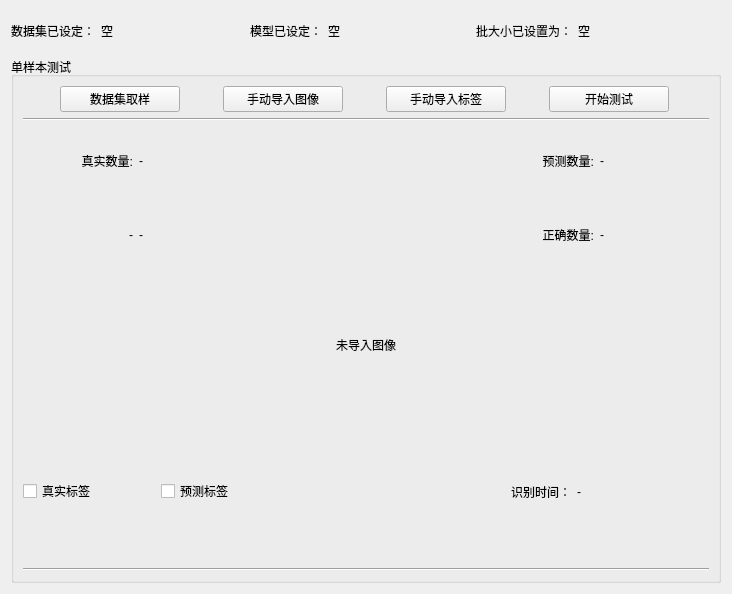
          <widget class="QWidget" name="scrollAreaWidgetContents_3">
           <property name="geometry">
            <rect>
             <x>0</x>
             <y>0</y>
             <width>732</width>
             <height>594</height>
            </rect>
           </property>
           <layout class="QVBoxLayout" name="verticalLayout_8">
            <item>
             <layout class="QHBoxLayout" name="horizontalLayout_4">
              <item>
               <widget class="QLabel" name="label_mE_12">
                <property name="sizePolicy">
                 <sizepolicy hsizetype="Fixed" vsizetype="Fixed">
                  <horstretch>0</horstretch>
                  <verstretch>0</verstretch>
                 </sizepolicy>
                </property>
                <property name="maximumSize">
                 <size>
                  <width>16777215</width>
                  <height>40</height>
                 </size>
                </property>
                <property name="text">
                 <string>数据集已设定：</string>
                </property>
               </widget>
              </item>
              <item>
               <widget class="QLabel" name="label_mE_dataset">
                <property name="maximumSize">
                 <size>
                  <width>16777215</width>
                  <height>40</height>
                 </size>
                </property>
                <property name="text">
                 <string>空</string>
                </property>
               </widget>
              </item>
              <item>
               <widget class="QLabel" name="label_9">
                <property name="sizePolicy">
                 <sizepolicy hsizetype="Fixed" vsizetype="Preferred">
                  <horstretch>0</horstretch>
                  <verstretch>0</verstretch>
                 </sizepolicy>
                </property>
                <property name="maximumSize">
                 <size>
                  <width>16777215</width>
                  <height>40</height>
                 </size>
                </property>
                <property name="text">
                 <string>模型已设定：</string>
                </property>
               </widget>
              </item>
              <item>
               <widget class="QLabel" name="label_mE_model">
                <property name="maximumSize">
                 <size>
                  <width>16777215</width>
                  <height>40</height>
                 </size>
                </property>
                <property name="text">
                 <string>空</string>
                </property>
               </widget>
              </item>
              <item>
               <widget class="QLabel" name="label_7">
                <property name="sizePolicy">
                 <sizepolicy hsizetype="Fixed" vsizetype="Preferred">
                  <horstretch>0</horstretch>
                  <verstretch>0</verstretch>
                 </sizepolicy>
                </property>
                <property name="maximumSize">
                 <size>
                  <width>16777215</width>
                  <height>40</height>
                 </size>
                </property>
                <property name="text">
                 <string>批大小已设置为：</string>
                </property>
               </widget>
              </item>
              <item>
               <widget class="QLabel" name="label_mE_batch">
                <property name="maximumSize">
                 <size>
                  <width>16777215</width>
                  <height>40</height>
                 </size>
                </property>
                <property name="text">
                 <string>空</string>
                </property>
               </widget>
              </item>
             </layout>
            </item>
            <item>
             <widget class="QGroupBox" name="groupBox_11">
              <property name="title">
               <string>单样本测试</string>
              </property>
              <layout class="QVBoxLayout" name="verticalLayout_44">
               <item>
                <layout class="QHBoxLayout" name="horizontalLayout_66">
                 <item>
                  <widget class="QPushButton" name="pushButton_mE_random">
                   <property name="sizePolicy">
                    <sizepolicy hsizetype="Fixed" vsizetype="Fixed">
                     <horstretch>0</horstretch>
                     <verstretch>0</verstretch>
                    </sizepolicy>
                   </property>
                   <property name="minimumSize">
                    <size>
                     <width>120</width>
                     <height>0</height>
                    </size>
                   </property>
                   <property name="text">
                    <string>数据集取样</string>
                   </property>
                  </widget>
                 </item>
                 <item>
                  <widget class="QPushButton" name="pushButto_mE_importImg">
                   <property name="sizePolicy">
                    <sizepolicy hsizetype="Fixed" vsizetype="Fixed">
                     <horstretch>0</horstretch>
                     <verstretch>0</verstretch>
                    </sizepolicy>
                   </property>
                   <property name="minimumSize">
                    <size>
                     <width>120</width>
                     <height>0</height>
                    </size>
                   </property>
                   <property name="text">
                    <string>手动导入图像</string>
                   </property>
                  </widget>
                 </item>
                 <item>
                  <widget class="QPushButton" name="pushButto_mE_importLabel">
                   <property name="sizePolicy">
                    <sizepolicy hsizetype="Fixed" vsizetype="Fixed">
                     <horstretch>0</horstretch>
                     <verstretch>0</verstretch>
                    </sizepolicy>
                   </property>
                   <property name="minimumSize">
                    <size>
                     <width>120</width>
                     <height>0</height>
                    </size>
                   </property>
                   <property name="text">
                    <string>手动导入标签</string>
                   </property>
                  </widget>
                 </item>
                 <item>
                  <widget class="QPushButton" name="pushButton_mE_testOneSample">
                   <property name="sizePolicy">
                    <sizepolicy hsizetype="Fixed" vsizetype="Fixed">
                     <horstretch>0</horstretch>
                     <verstretch>0</verstretch>
                    </sizepolicy>
                   </property>
                   <property name="minimumSize">
                    <size>
                     <width>120</width>
                     <height>0</height>
                    </size>
                   </property>
                   <property name="text">
                    <string>开始测试</string>
                   </property>
                  </widget>
                 </item>
                </layout>
               </item>
               <item>
                <widget class="Line" name="line_14">
                 <property name="orientation">
                  <enum>Qt::Horizontal</enum>
                 </property>
                </widget>
               </item>
               <item>
                <layout class="QVBoxLayout" name="verticalLayout_25">
                 <item>
                  <layout class="QHBoxLayout" name="horizontalLayout_3">
                   <item>
                    <layout class="QVBoxLayout" name="verticalLayout_15">
                     <item>
                      <layout class="QHBoxLayout" name="horizontalLayout_7">
                       <item>
                        <widget class="QLabel" name="label_5">
                         <property name="text">
                          <string>真实数量:</string>
                         </property>
                         <property name="alignment">
                          <set>Qt::AlignRight|Qt::AlignTrailing|Qt::AlignVCenter</set>
                         </property>
                        </widget>
                       </item>
                       <item>
                        <widget class="QLabel" name="label_4">
                         <property name="text">
                          <string>-</string>
                         </property>
                        </widget>
                       </item>
                      </layout>
                     </item>
                     <item>
                      <layout class="QHBoxLayout" name="horizontalLayout_17">
                       <item>
                        <widget class="QLabel" name="label_15">
                         <property name="text">
                          <string>-</string>
                         </property>
                         <property name="alignment">
                          <set>Qt::AlignRight|Qt::AlignTrailing|Qt::AlignVCenter</set>
                         </property>
                        </widget>
                       </item>
                       <item>
                        <widget class="QLabel" name="label_10">
                         <property name="text">
                          <string>-</string>
                         </property>
                        </widget>
                       </item>
                      </layout>
                     </item>
                    </layout>
                   </item>
                   <item>
                    <widget class="QLabel" name="label_mE_img">
                     <property name="text">
                      <string/>
                     </property>
                     <property name="alignment">
                      <set>Qt::AlignCenter</set>
                     </property>
                    </widget>
                   </item>
                   <item>
                    <layout class="QVBoxLayout" name="verticalLayout_26">
                     <item>
                      <layout class="QHBoxLayout" name="horizontalLayout_20">
                       <item>
                        <widget class="QLabel" name="label_14">
                         <property name="text">
                          <string>预测数量:</string>
                         </property>
                         <property name="alignment">
                          <set>Qt::AlignRight|Qt::AlignTrailing|Qt::AlignVCenter</set>
                         </property>
                        </widget>
                       </item>
                       <item>
                        <widget class="QLabel" name="label_16">
                         <property name="text">
                          <string>-</string>
                         </property>
                        </widget>
                       </item>
                      </layout>
                     </item>
                     <item>
                      <layout class="QHBoxLayout" name="horizontalLayout_23">
                       <item>
                        <widget class="QLabel" name="label_19">
                         <property name="text">
                          <string>正确数量:</string>
                         </property>
                         <property name="alignment">
                          <set>Qt::AlignRight|Qt::AlignTrailing|Qt::AlignVCenter</set>
                         </property>
                        </widget>
                       </item>
                       <item>
                        <widget class="QLabel" name="label_25">
                         <property name="text">
                          <string>-</string>
                         </property>
                        </widget>
                       </item>
                      </layout>
                     </item>
                    </layout>
                   </item>
                  </layout>
                 </item>
                 <item>
                  <widget class="QLabel" name="label_mE_imgName">
                   <property name="text">
                    <string>未导入图像</string>
                   </property>
                   <property name="alignment">
                    <set>Qt::AlignCenter</set>
                   </property>
                  </widget>
                 </item>
                 <item>
                  <layout class="QHBoxLayout" name="horizontalLayout_16">
                   <item>
                    <widget class="QCheckBox" name="checkBox_mE_showGT">
                     <property name="layoutDirection">
                      <enum>Qt::LeftToRight</enum>
                     </property>
                     <property name="text">
                      <string>真实标签</string>
                     </property>
                    </widget>
                   </item>
                   <item>
                    <widget class="QCheckBox" name="checkBox_mE_showPred">
                     <property name="layoutDirection">
                      <enum>Qt::LeftToRight</enum>
                     </property>
                     <property name="text">
                      <string>预测标签</string>
                     </property>
                    </widget>
                   </item>
                   <item>
                    <widget class="QLabel" name="label_2">
                     <property name="text">
                      <string/>
                     </property>
                    </widget>
                   </item>
                   <item>
                    <widget class="QLabel" name="label_6">
                     <property name="text">
                      <string>识别时间：</string>
                     </property>
                     <property name="alignment">
                      <set>Qt::AlignRight|Qt::AlignTrailing|Qt::AlignVCenter</set>
                     </property>
                    </widget>
                   </item>
                   <item>
                    <widget class="QLabel" name="label_predTime">
                     <property name="text">
                      <string>-</string>
                     </property>
                     <property name="alignment">
                      <set>Qt::AlignLeading|Qt::AlignLeft|Qt::AlignVCenter</set>
                     </property>
                    </widget>
                   </item>
                  </layout>
                 </item>
                </layout>
               </item>
               <item>
                <widget class="Line" name="line_18">
                 <property name="orientation">
                  <enum>Qt::Horizontal</enum>
                 </property>
                </widget>
               </item>
              </layout>
             </widget>
            </item>
           </layout>
          </widget>
